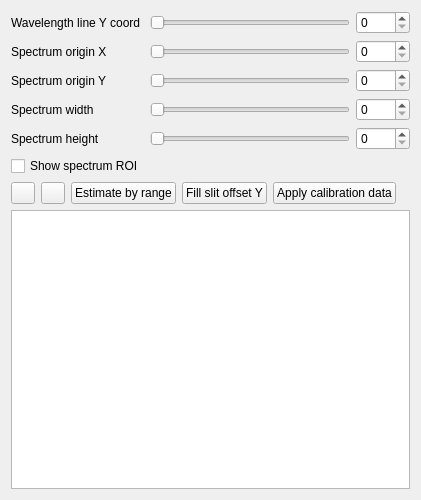
<?xml version="1.0" encoding="UTF-8"?>
<ui version="4.0">
 <class>WavelengthCalibrationDataForm</class>
 <widget class="QWidget" name="WavelengthCalibrationDataForm">
  <property name="geometry">
   <rect>
    <x>0</x>
    <y>0</y>
    <width>421</width>
    <height>500</height>
   </rect>
  </property>
  <property name="windowTitle">
   <string>Wavelength calibration data</string>
  </property>
  <layout class="QGridLayout" name="gridLayout_2">
   <item row="0" column="0">
    <layout class="QGridLayout" name="gridLayout">
     <item row="0" column="1">
      <widget class="QSlider" name="wavelengthLineYCoord_horizontalSlider">
       <property name="maximum">
        <number>2048</number>
       </property>
       <property name="orientation">
        <enum>Qt::Horizontal</enum>
       </property>
      </widget>
     </item>
     <item row="1" column="0">
      <widget class="QLabel" name="spectrumOriginXCoord_label">
       <property name="text">
        <string>Spectrum origin X</string>
       </property>
      </widget>
     </item>
     <item row="2" column="0">
      <widget class="QLabel" name="spectrumOriginYCoord_label">
       <property name="text">
        <string>Spectrum origin Y</string>
       </property>
      </widget>
     </item>
     <item row="4" column="0">
      <widget class="QLabel" name="spectrumHeight_label">
       <property name="text">
        <string>Spectrum height</string>
       </property>
      </widget>
     </item>
     <item row="1" column="1">
      <widget class="QSlider" name="spectrumOriginXCoord_horizontalSlider">
       <property name="orientation">
        <enum>Qt::Horizontal</enum>
       </property>
      </widget>
     </item>
     <item row="1" column="2">
      <widget class="QSpinBox" name="spectrumOriginXCoord_spinBox">
       <property name="maximum">
        <number>1000</number>
       </property>
      </widget>
     </item>
     <item row="3" column="0">
      <widget class="QLabel" name="spectrumWidth_label">
       <property name="text">
        <string>Spectrum width</string>
       </property>
      </widget>
     </item>
     <item row="0" column="2">
      <widget class="QSpinBox" name="wavelengthLineYCoord_spinBox">
       <property name="maximum">
        <number>1000</number>
       </property>
      </widget>
     </item>
     <item row="0" column="0">
      <widget class="QLabel" name="wavelengthLineYCoord_label">
       <property name="text">
        <string>Wavelength line Y coord</string>
       </property>
      </widget>
     </item>
     <item row="3" column="1">
      <widget class="QSlider" name="spectrumWidth_horizontalSlider">
       <property name="orientation">
        <enum>Qt::Horizontal</enum>
       </property>
      </widget>
     </item>
     <item row="4" column="2">
      <widget class="QSpinBox" name="spectrumHeight_spinBox">
       <property name="maximum">
        <number>1000</number>
       </property>
      </widget>
     </item>
     <item row="2" column="2">
      <widget class="QSpinBox" name="spectrumOriginYCoord_spinBox">
       <property name="maximum">
        <number>1000</number>
       </property>
      </widget>
     </item>
     <item row="2" column="1">
      <widget class="QSlider" name="spectrumOriginYCoord_horizontalSlider">
       <property name="orientation">
        <enum>Qt::Horizontal</enum>
       </property>
      </widget>
     </item>
     <item row="3" column="2">
      <widget class="QSpinBox" name="spectrumWidth_spinBox">
       <property name="maximum">
        <number>1000</number>
       </property>
      </widget>
     </item>
     <item row="4" column="1">
      <widget class="QSlider" name="spectrumHeight_horizontalSlider">
       <property name="orientation">
        <enum>Qt::Horizontal</enum>
       </property>
      </widget>
     </item>
     <item row="5" column="0">
      <widget class="QCheckBox" name="showSpectrumROI_checkBox">
       <property name="text">
        <string>Show spectrum ROI</string>
       </property>
      </widget>
     </item>
    </layout>
   </item>
   <item row="1" column="0">
    <layout class="QHBoxLayout" name="horizontalLayout_4">
     <item>
      <widget class="QPushButton" name="addWavelength_pushButton">
       <property name="minimumSize">
        <size>
         <width>24</width>
         <height>0</height>
        </size>
       </property>
       <property name="id" stdset="0">
        <string>add_to_table</string>
       </property>
      </widget>
     </item>
     <item>
      <widget class="QPushButton" name="removeWavelength_pushButton">
       <property name="minimumSize">
        <size>
         <width>24</width>
         <height>0</height>
        </size>
       </property>
       <property name="text">
        <string/>
       </property>
       <property name="id" stdset="0">
        <string>remove_from_table</string>
       </property>
      </widget>
     </item>
     <item>
      <widget class="QPushButton" name="estimateWavelengthsByRange_pushButton">
       <property name="text">
        <string>Estimate by range</string>
       </property>
      </widget>
     </item>
     <item>
      <widget class="QPushButton" name="fillSlitOffsetY_pushButton">
       <property name="text">
        <string>Fill slit offset Y</string>
       </property>
      </widget>
     </item>
     <item>
      <widget class="QPushButton" name="applyCalibrationData_pushButton">
       <property name="text">
        <string>Apply calibration data</string>
       </property>
      </widget>
     </item>
     <item>
      <spacer name="horizontalSpacer_5">
       <property name="orientation">
        <enum>Qt::Horizontal</enum>
       </property>
       <property name="sizeHint" stdset="0">
        <size>
         <width>40</width>
         <height>20</height>
        </size>
       </property>
      </spacer>
     </item>
    </layout>
   </item>
   <item row="2" column="0">
    <widget class="QTableView" name="wavelength_tableView"/>
   </item>
  </layout>
 </widget>
 <resources/>
 <connections/>
</ui>
